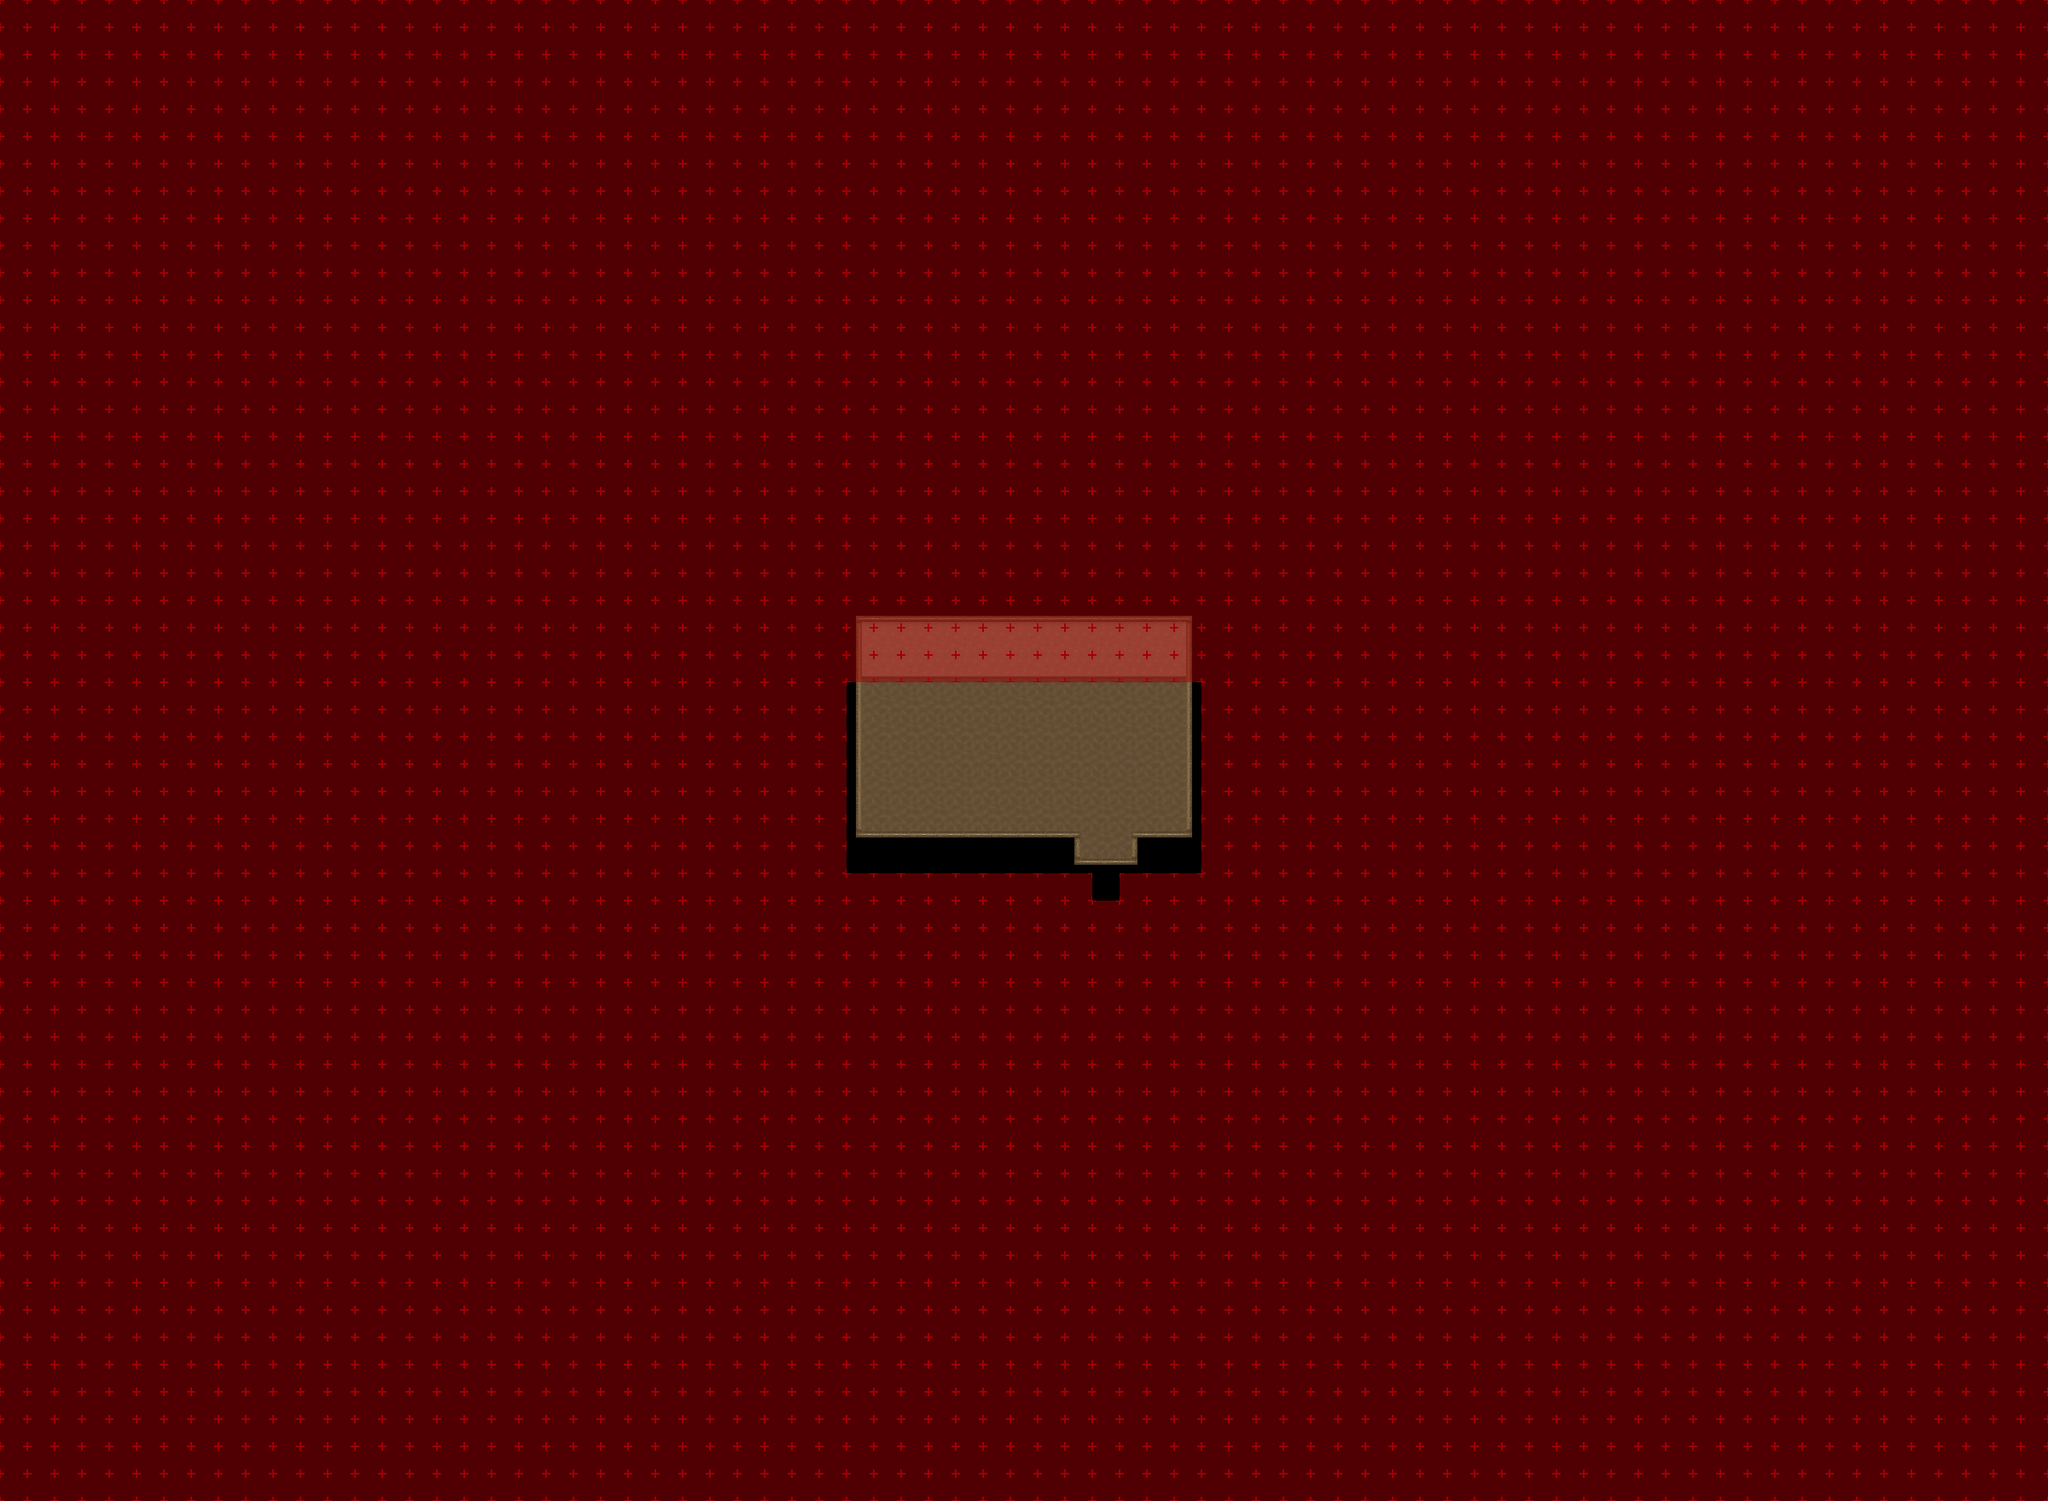

Rendered tile map (Tiled .tmx) drawn with the repository's tilesets; below, a short description and the map source with its tile grids summarised:
An orthogonal 75x55 tile map with 32x32 px tiles, 9 tile layers (Ground, Ground 2, Ground 3, Fringe, ...), 11 tilesets and 1 object (warp).

<map version="1.4" tiledversion="1.4.1" orientation="orthogonal" renderorder="right-down" compressionlevel="0" width="75" height="55" tilewidth="32" tileheight="32" infinite="0" nextlayerid="11" nextobjectid="21">
 <properties>
  <property name="license" value="CC BY-SA 3.0" />
  <property name="manaplus version" value="2" />
  <property name="minimap" value="graphics/minimaps/020-2-13.png" />
  <property name="music" value="faith.ogg" />
  <property name="name" value="Large Garden Hut" />
 </properties>
 <tileset firstgid="1" name="Collision" tilewidth="32" tileheight="32" tilecount="9" columns="3">
  <image source="../graphics/tilesets/collision.png" width="96" height="96" />
 </tileset>
 <tileset firstgid="10" name="desert-ground" tilewidth="32" tileheight="32" tilecount="256" columns="16">
  <image source="../graphics/tilesets/desert-ground.png" width="512" height="512" />
 </tileset>
 <tileset firstgid="266" name="desert-accessory" tilewidth="32" tileheight="32" tilecount="128" columns="16">
  <image source="../graphics/tilesets/desert-accessory.png" width="512" height="256" />
 </tileset>
 <tileset firstgid="394" name="desert-hut-indoor" tilewidth="32" tileheight="32" tilecount="160" columns="16">
  <image source="../graphics/tilesets/desert-hut-indoor.png" width="512" height="320" />
 </tileset>
 <tileset firstgid="554" name="desert-hut-indoor-accessory-x1x2" tilewidth="32" tileheight="64" tilecount="32" columns="8">
  <image source="../graphics/tilesets/desert-hut-indoor-accessory-x1x2.png" width="256" height="256" />
 </tileset>
 <tileset firstgid="586" name="desert-hut-indoor-accessory-x1x3" tilewidth="32" tileheight="96" tilecount="27" columns="9">
  <image source="../graphics/tilesets/desert-hut-indoor-accessory-x1x3.png" width="288" height="288" />
 </tileset>
 <tileset firstgid="613" name="desert-hut-indoor-accessory" tilewidth="32" tileheight="32" tilecount="64" columns="8">
  <image source="../graphics/tilesets/desert-hut-indoor-accessory.png" width="256" height="256" />
 </tileset>
 <tileset firstgid="677" name="hurns-indoor-accessory" tilewidth="32" tileheight="32" tilecount="128" columns="8">
  <image source="../graphics/tilesets/hurns-indoor-accessory.png" width="256" height="512" />
 </tileset>
 <tileset firstgid="805" name="sunlight-x4x4" tilewidth="128" tileheight="128" tilecount="4" columns="4">
  <image source="../graphics/tilesets/sunlight-x4x4.png" width="512" height="128" />
  <tile id="0">
   <animation>
    <frame tileid="0" duration="5000" />
    <frame tileid="1" duration="200" />
    <frame tileid="2" duration="200" />
    <frame tileid="3" duration="500" />
    <frame tileid="2" duration="200" />
    <frame tileid="1" duration="200" />
   </animation>
  </tile>
  <tile id="1">
   <animation>
    <frame tileid="1" duration="100" />
    <frame tileid="0" duration="5000" />
    <frame tileid="1" duration="200" />
    <frame tileid="2" duration="200" />
    <frame tileid="3" duration="500" />
    <frame tileid="2" duration="200" />
    <frame tileid="1" duration="100" />
   </animation>
  </tile>
  <tile id="2">
   <animation>
    <frame tileid="1" duration="200" />
    <frame tileid="0" duration="5000" />
    <frame tileid="1" duration="200" />
    <frame tileid="2" duration="200" />
    <frame tileid="3" duration="500" />
    <frame tileid="2" duration="200" />
   </animation>
  </tile>
 </tileset>
 <tileset firstgid="809" name="level-number" tilewidth="32" tileheight="32" tilecount="16" columns="16">
  <image source="../graphics/tilesets/level-number.png" width="512" height="32" />
 </tileset>
 <tileset firstgid="825" name="desert-castle-indoor" tilewidth="32" tileheight="32" tilecount="512" columns="16">
  <image source="../graphics/tilesets/desert-castle-indoor.png" width="512" height="1024" />
 </tileset>
 <layer id="1" name="Ground" width="75" height="55">
  <data>[4125 cells, 4125 non-empty, 3 distinct tile ids]</data>
 </layer>
 <layer id="2" name="Ground 2" width="75" height="55">
  <data>[4125 cells, 26 non-empty, 2 distinct tile ids]</data>
 </layer>
 <layer id="3" name="Ground 3" width="75" height="55">
  <data>[4125 cells, 0 non-empty, 0 distinct tile ids]</data>
 </layer>
 <layer id="4" name="Fringe" width="75" height="55">
  <data>[4125 cells, 0 non-empty, 0 distinct tile ids]</data>
 </layer>
 <layer id="5" name="Over" width="75" height="55">
  <data>[4125 cells, 101 non-empty, 11 distinct tile ids]</data>
 </layer>
 <layer id="6" name="Over 2" width="75" height="55">
  <data>[4125 cells, 0 non-empty, 0 distinct tile ids]</data>
 </layer>
 <layer id="7" name="Over 3" width="75" height="55">
  <data>[4125 cells, 0 non-empty, 0 distinct tile ids]</data>
 </layer>
 <layer id="8" name="Collision" width="75" height="55">
  <data>[4125 cells, 4033 non-empty, 1 distinct tile ids]</data>
 </layer>
 <layer id="9" name="Heights" width="75" height="55">
  <data>[4125 cells, 0 non-empty, 0 distinct tile ids]</data>
 </layer>
 <objectgroup id="10" name="Object">
  <object id="20" name="To Tulimshar" type="warp" x="1280" y="1024" width="32" height="32">
   <properties>
    <property name="dest_map" value="020-1" />
    <property name="dest_x" value="290" />
    <property name="dest_y" value="158" />
   </properties>
  </object>
 </objectgroup>
</map>
